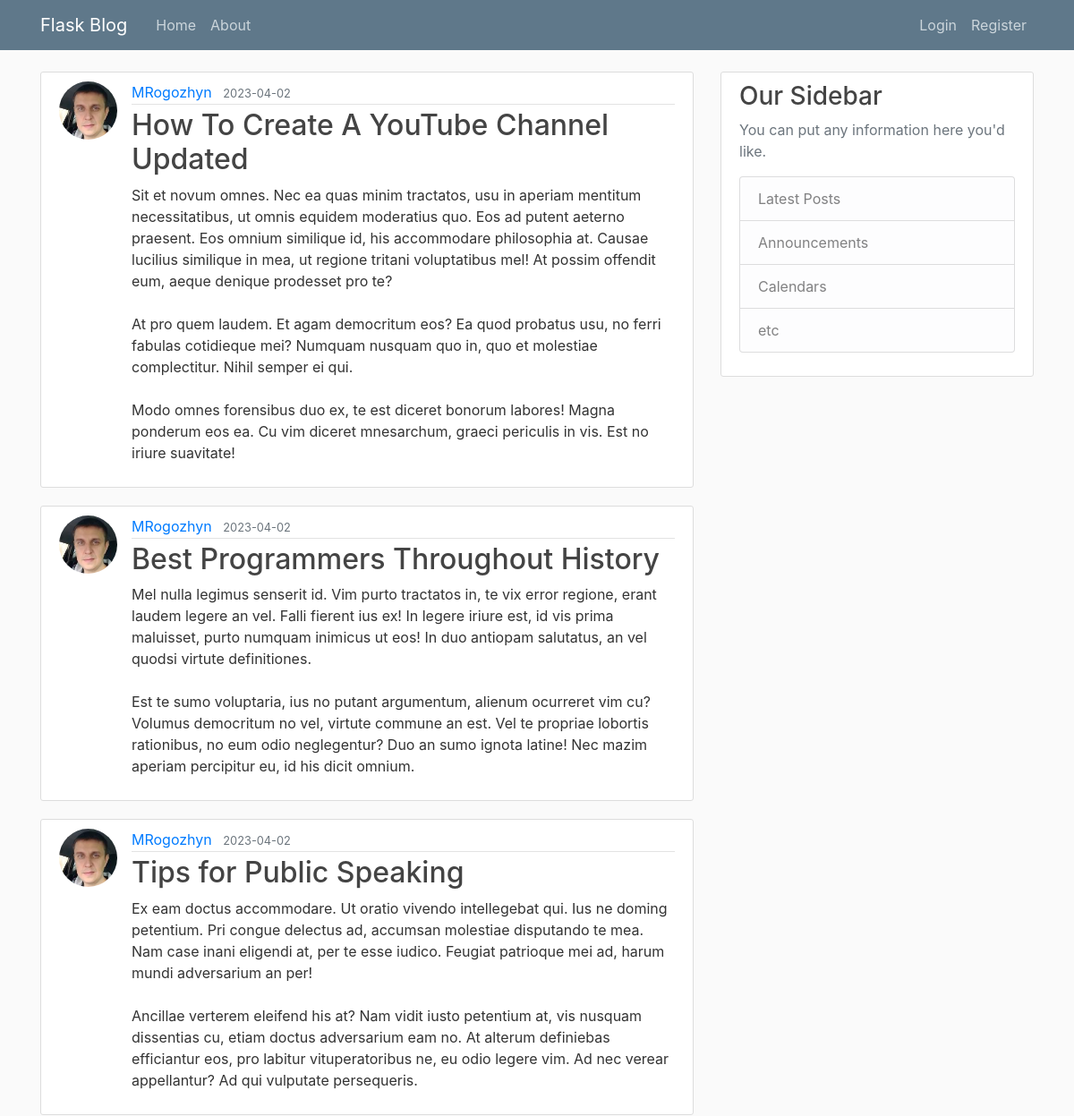
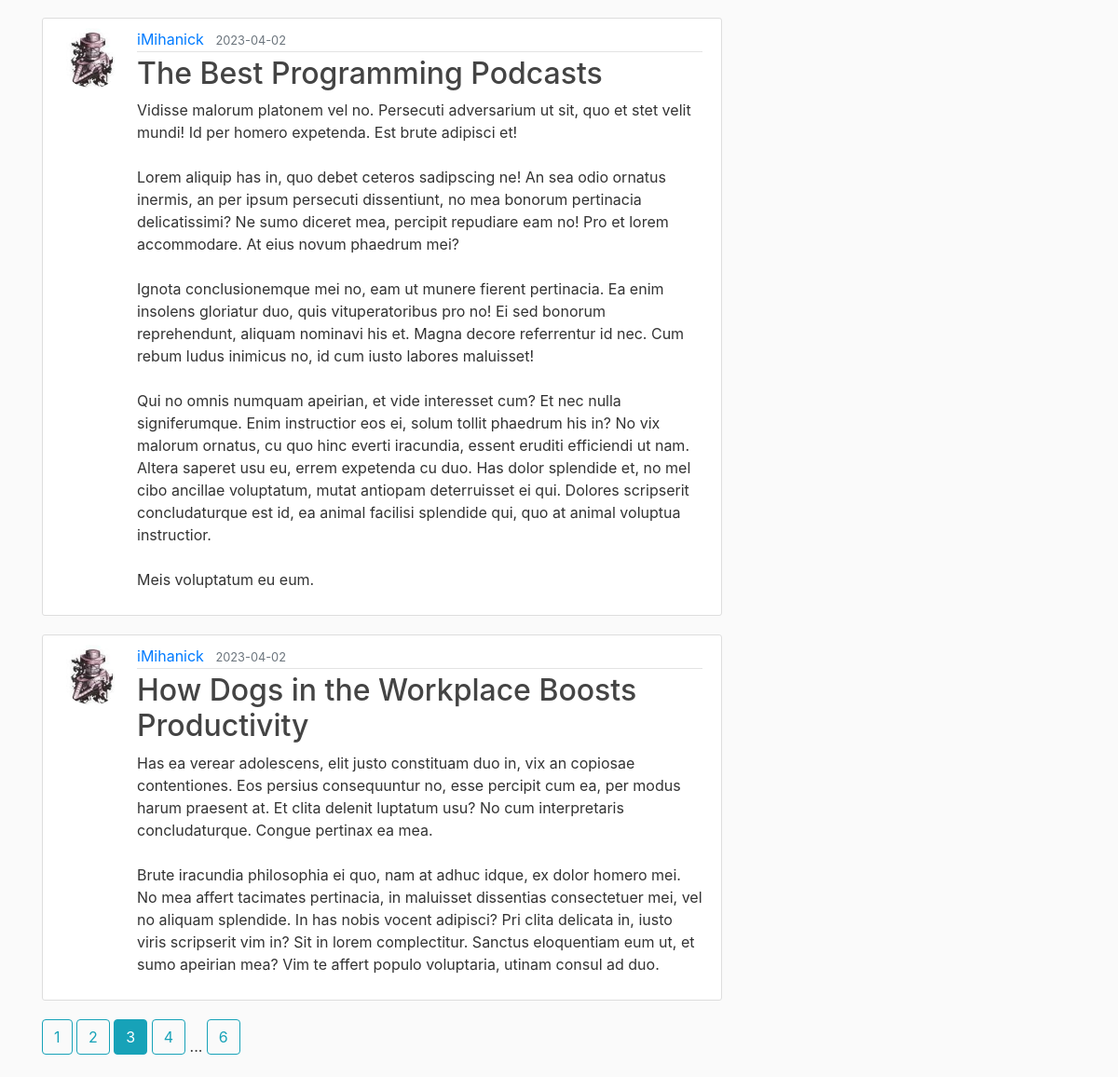
Screenshot of /home?page=3 with the database file from the repository (2 pictures, top to bottom).
### flaskblog/models.py (models this page shows, shortened)
class Post(db.Model):
    id = db.Column(db.Integer, primary_key=True)
    title = db.Column(db.String(100), nullable=False)
    date_posted = db.Column(db.DateTime, nullable=False, default=datetime.utcnow)
    content = db.Column(db.Text, nullable=False)
    user_id = db.Column(db.Integer, db.ForeignKey('user.id'), nullable=False)

class User(db.Model, UserMixin):
    id = db.Column(db.Integer, primary_key=True)
    username = db.Column(db.String(20), unique=True, nullable=False)
    email = db.Column(db.String(120), unique=True, nullable=False)
    image_file = db.Column(db.String(20), nullable=False, default='default.jpg')
    password = db.Column(db.String(60), nullable=False)
    posts = db.relationship('Post', backref='author', lazy=True)

### flaskblog/main/routes.py (the view)
@main.route("/")
@main.route("/home")
def home():
    page = request.args.get('page', 1, type=int)
    posts = Post.query.order_by(Post.date_posted.desc()).paginate(page=page, per_page=5)
    return render_template('home.html', posts=posts)

### flaskblog/templates/home.html
{% extends "layout.html" %}
{% block content %}
	{% for post in posts.items %}
		<article class="media content-section">
            <img class="rounded-circle article-img" src="{{ url_for('static', filename='profile_pict/' + post.author.image_file) }}">
          <div class="media-body">
            <div class="article-metadata">
             <a class="mr-2" href="{{ url_for('users.user_posts', username=post.author.username) }}">{{ post.author.username }}</a>
              <small class="text-muted">{{ post.date_posted.strftime('%Y-%m-%d') }}</small>
            </div>
            <h2><a class="article-title" href="{{ url_for('posts.post', post_id=post.id) }}">{{ post.title }}</a></h2>
            <p class="article-content">{{ post.content }}</p>
          </div>
        </article>
	{% endfor %}
    {% for page_num in posts.iter_pages(left_edge=1, right_edge=1, left_current=1, right_current=1) %}
        {% if page_num %}
            {% if posts.page == page_num %}
                <a class="btn btn-info mb-4" href="{{ url_for('main.home', page=page_num) }}">{{ page_num }}</a>
            {% else %}
                <a class="btn btn-outline-info mb-4" href="{{ url_for('main.home', page=page_num) }}">{{ page_num }}</a>
            {% endif %}
        {% else %}
            ...
        {% endif %}
    {% endfor %}
{% endblock content %}

### flaskblog/static/main.css (style rules this page uses)
body { background: #fafafa; color: #333333; margin-top: 5rem; }
h1, h2, h3, h4, h5, h6 { color: #444444; }
.content-section { background: #ffffff; padding: 10px 20px; border: 1px solid #dddddd; border-radius: 3px; margin-bottom: 20px; }
.article-title { color: #444444; }
.article-content { white-space: pre-line; }
.article-img { height: 65px; width: 65px; margin-right: 16px; }
.article-metadata { padding-bottom: 1px; margin-bottom: 4px; border-bottom: 1px solid #e3e3e3 }

### rows the page displays
Post: image_file (picture), author.username "MRogozhyn", date_posted "2023-04-02", title "How To Create A YouTube Channel Updated", content "Sit et novum omnes. Nec ea quas minim tractatos, usu in aperiam mentitum necessitatibus, ut omnis equidem moderatius quo. Eos ad putent aeterno praesent. Eos omnium similique id, his accommodare philosophia at. Causae lucilius similique in mea, ut regione tritani voluptatibus mel! At possim offendit eum, aeque denique prodesset pro te? At pro quem laudem. Et agam democritum eos? Ea quod probatus usu, no ferri fabulas cotidieque mei? Numquam nusquam quo in, quo et molestiae complectitur. Nihil semper ei qui. Modo omnes forensibus duo ex, te est diceret bonorum labores! Magna ponderum eos ea. Cu vim diceret mnesarchum, graeci periculis in vis. Est no iriure suavitate!"
Post: image_file (picture), author.username "MRogozhyn", date_posted "2023-04-02", title "Best Programmers Throughout History", content "Mel nulla legimus senserit id. Vim purto tractatos in, te vix error regione, erant laudem legere an vel. Falli fierent ius ex! In legere iriure est, id vis prima maluisset, purto numquam inimicus ut eos! In duo antiopam salutatus, an vel quodsi virtute definitiones. Est te sumo voluptaria, ius no putant argumentum, alienum ocurreret vim cu? Volumus democritum no vel, virtute commune an est. Vel te propriae lobortis rationibus, no eum odio neglegentur? Duo an sumo ignota latine! Nec mazim aperiam percipitur eu, id his dicit omnium."
Post: image_file (picture), author.username "MRogozhyn", date_posted "2023-04-02", title "Tips for Public Speaking", content "Ex eam doctus accommodare. Ut oratio vivendo intellegebat qui. Ius ne doming petentium. Pri congue delectus ad, accumsan molestiae disputando te mea. Nam case inani eligendi at, per te esse iudico. Feugiat patrioque mei ad, harum mundi adversarium an per! Ancillae verterem eleifend his at? Nam vidit iusto petentium at, vis nusquam dissentias cu, etiam doctus adversarium eam no. At alterum definiebas efficiantur eos, pro labitur vituperatoribus ne, eu odio legere vim. Ad nec verear appellantur? Ad qui vulputate persequeris."
Post: image_file (picture), author.username "iMihanick", date_posted "2023-04-02", title "The Best Programming Podcasts", content "Vidisse malorum platonem vel no. Persecuti adversarium ut sit, quo et stet velit mundi! Id per homero expetenda. Est brute adipisci et! Lorem aliquip has in, quo debet ceteros sadipscing ne! An sea odio ornatus inermis, an per ipsum persecuti dissentiunt, no mea bonorum pertinacia delicatissimi? Ne sumo diceret mea, percipit repudiare eam no! Pro et lorem accommodare. At eius novum phaedrum mei? Ignota conclusionemque mei no, eam ut munere fierent pertinacia. Ea enim insolens gloriatur duo, quis vituperatoribus pro no! Ei sed bonorum reprehendunt, aliquam nominavi his et. Magna decore referrentur id nec. Cum rebum ludus inimicus no, id cum iusto labores maluisset! Qui no omnis numquam…"
Post: image_file (picture), author.username "iMihanick", date_posted "2023-04-02", title "How Dogs in the Workplace Boosts Productivity", content "Has ea verear adolescens, elit justo constituam duo in, vix an copiosae contentiones. Eos persius consequuntur no, esse percipit cum ea, per modus harum praesent at. Et clita delenit luptatum usu? No cum interpretaris concludaturque. Congue pertinax ea mea. Brute iracundia philosophia ei quo, nam at adhuc idque, ex dolor homero mei. No mea affert tacimates pertinacia, in maluisset dissentias consectetuer mei, vel no aliquam splendide. In has nobis vocent adipisci? Pri clita delicata in, iusto viris scripserit vim in? Sit in lorem complectitur. Sanctus eloquentiam eum ut, et sumo apeirian mea? Vim te affert populo voluptaria, utinam consul ad duo."

### other values shown
{{ page_num }} "1" "2" "4" "6"
{{ page_num }} "3"
